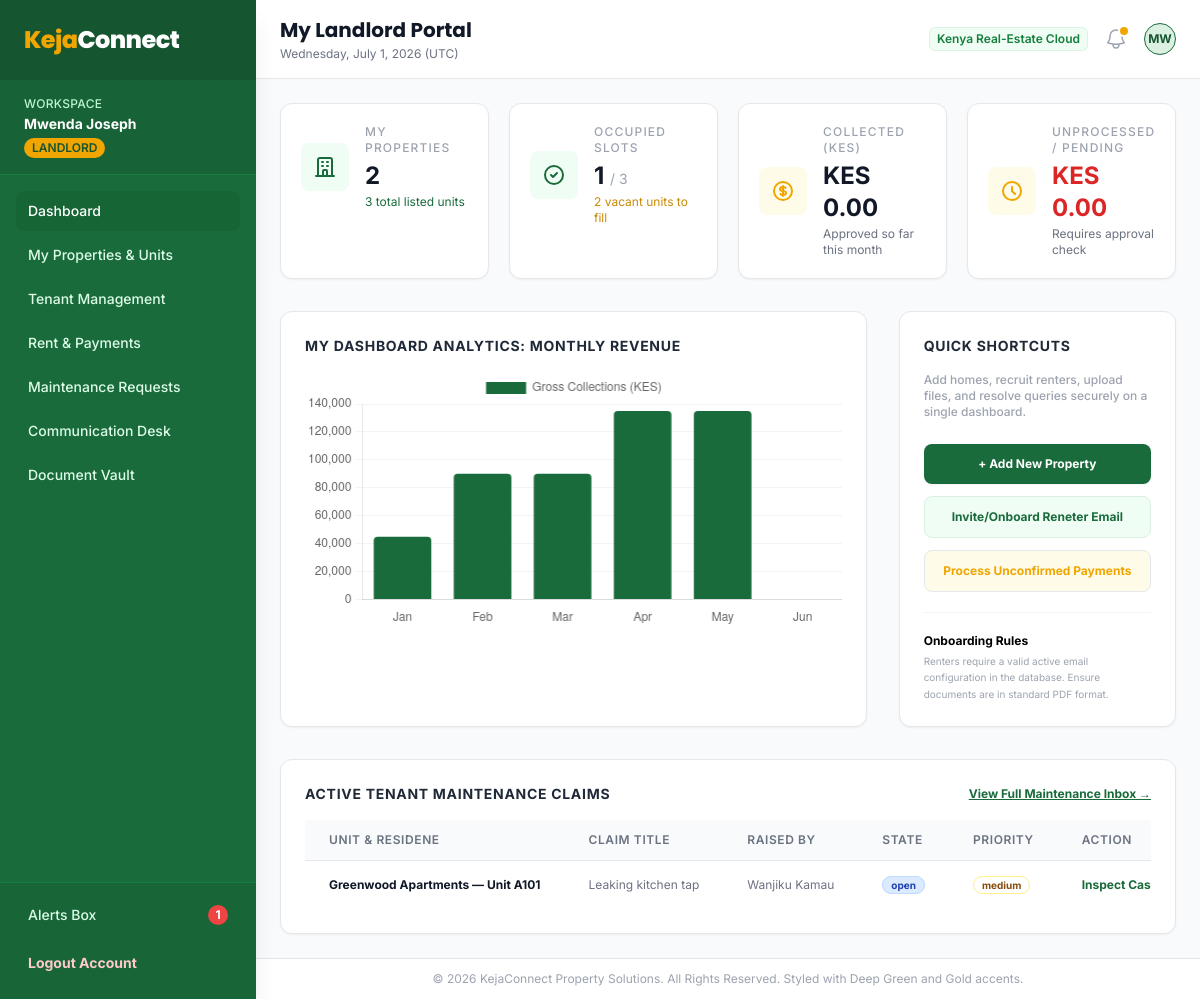
The page /landlord/dashboard.php (signed in) on the database its author committed.
### tables this page shows
CREATE TABLE IF NOT EXISTS `maintenance_requests` (
  `id` INT AUTO_INCREMENT PRIMARY KEY,
  `tenancy_id` INT NOT NULL,
  `unit_id` INT NOT NULL,
  `tenant_id` INT NOT NULL,
  `landlord_id` INT NOT NULL,
  `title` VARCHAR(150) NOT NULL,
  `description` TEXT NOT NULL,
  `priority` ENUM('low', 'medium', 'high', 'urgent') NOT NULL DEFAULT 'medium',
  `category` ENUM('plumbing', 'electrical', 'structural', 'cleaning', 'other') NOT NULL DEFAULT 'other',
  `status` ENUM('open', 'in_progress', 'resolved', 'closed') NOT NULL DEFAULT 'open',
  `landlord_notes` TEXT NULL,
  `photos` JSON NULL,  
  `created_at` TIMESTAMP DEFAULT CURRENT_TIMESTAMP,
  `resolved_at` TIMESTAMP NULL ON UPDATE CURRENT_TIMESTAMP,
  FOREIGN KEY (`tenancy_id`) REFERENCES `tenancies` (`id`) ON DELETE CASCADE,
  FOREIGN KEY (`unit_id`) REFERENCES `units` (`id`) ON DELETE CASCADE,
  FOREIGN KEY (`tenant_id`) REFERENCES `users` (`id`) ON DELETE CASCADE,
  FOREIGN KEY (`landlord_id`) REFERENCES `users` (`id`) ON DELETE CASCADE,
  INDEX `idx_m_tenancy` (`tenancy_id`),
  INDEX `idx_m_landlord` (`landlord_id`),
  INDEX `idx_m_status` (`status`)
);

CREATE TABLE IF NOT EXISTS `properties` (
  `id` INT AUTO_INCREMENT PRIMARY KEY,
  `landlord_id` INT NOT NULL,
  `name` VARCHAR(100) NOT NULL,
  `address` VARCHAR(255) NOT NULL,
  `county` VARCHAR(100) NOT NULL,
  `property_type` ENUM('apartment', 'bedsitter', 'studio', 'maisonette', 'bungalow') NOT NULL,
  `total_units` INT NOT NULL DEFAULT 1,
  `description` TEXT NULL,
  `amenities` TEXT NULL,  
  `photos` JSON NULL,     
  `status` ENUM('active', 'inactive') NOT NULL DEFAULT 'active',
  `created_at` TIMESTAMP DEFAULT CURRENT_TIMESTAMP,
  FOREIGN KEY (`landlord_id`) REFERENCES `users` (`id`) ON DELETE CASCADE,
  INDEX `idx_landlord` (`landlord_id`)
);

CREATE TABLE IF NOT EXISTS `units` (
  `id` INT AUTO_INCREMENT PRIMARY KEY,
  `property_id` INT NOT NULL,
  `unit_number` VARCHAR(50) NOT NULL,
  `floor` INT NOT NULL DEFAULT 0,
  `bedrooms` INT NOT NULL DEFAULT 0,
  `bathrooms` INT NOT NULL DEFAULT 0,
  `rent_amount` DECIMAL(10, 2) NOT NULL,
  `deposit_amount` DECIMAL(10, 2) NOT NULL,
  `status` ENUM('vacant', 'occupied', 'maintenance') NOT NULL DEFAULT 'vacant',
  `created_at` TIMESTAMP DEFAULT CURRENT_TIMESTAMP,
  FOREIGN KEY (`property_id`) REFERENCES `properties` (`id`) ON DELETE CASCADE,
  INDEX `idx_property` (`property_id`),
  INDEX `idx_unit_status` (`status`)
);

CREATE TABLE IF NOT EXISTS `users` (
  `id` INT AUTO_INCREMENT PRIMARY KEY,
  `full_name` VARCHAR(100) NOT NULL,
  `email` VARCHAR(100) NOT NULL UNIQUE,
  `password` VARCHAR(255) NOT NULL,
  `phone` VARCHAR(20) NOT NULL,
  `role` ENUM('admin', 'landlord', 'tenant') NOT NULL,
  `status` ENUM('active', 'suspended') NOT NULL DEFAULT 'active',
  `profile_photo` VARCHAR(255) NULL,
  `created_at` TIMESTAMP DEFAULT CURRENT_TIMESTAMP,
  INDEX `idx_role` (`role`),
  INDEX `idx_status` (`status`)
);

### includes/functions.php (called while the page is built, shortened)
<?php
function sanitize($data) {
    return htmlspecialchars(trim($data), ENT_QUOTES, 'UTF-8');
}
function format_money($amount) {
    return 'KES ' . number_format($amount, 2);
}
function get_status_badge_class($status) {
    $status = strtolower($status);
    switch ($status) {
        case 'pending':
        case 'in_progress':
        case 'medium':
        case 'maintenance':
            return 'bg-yellow-105 text-yellow-800 border-yellow-200';
        case 'open':
        case 'vacant':
        case 'low':
        default:
            return 'bg-blue-100 text-blue-800 border-blue-200';
    }
}

### landlord/dashboard.php (the view, shortened to what this page needs)
<?php
require_once __DIR__ . '/../includes/functions.php';
$landlord_id = $_SESSION['user_id'];
$db = get_db_connection();
$stmt_prop = $db->prepare("SELECT COUNT(*) FROM properties WHERE landlord_id = ?");
$stmt_prop->execute([$landlord_id]);
$my_properties = (int) $stmt_prop->fetchColumn();
$stmt_units_all = $db->prepare("
    SELECT COUNT(u.id)
    FROM units u
    INNER JOIN properties p ON u.property_id = p.id
    WHERE p.landlord_id = ?
");
$stmt_units_all->execute([$landlord_id]);
$my_units_total = (int) $stmt_units_all->fetchColumn();
$stmt_occ = $db->prepare("
    SELECT COUNT(u.id)
    FROM units u
    INNER JOIN properties p ON u.property_id = p.id
    WHERE p.landlord_id = ? AND u.status = 'occupied'
");
$stmt_occ->execute([$landlord_id]);
$my_units_occupied = (int) $stmt_occ->fetchColumn();
$my_units_vacant = $my_units_total - $my_units_occupied;
$current_month = date('Y-m');
$stmt_coll = $db->prepare("SELECT SUM(amount) FROM payments WHERE landlord_id = ? AND month_paid_for = ? AND status = 'confirmed'");
$stmt_coll->execute([$landlord_id, $current_month]);
$collected_this_month = (float) $stmt_coll->fetchColumn();
$stmt_pend = $db->prepare("SELECT SUM(amount) FROM payments WHERE landlord_id = ? AND month_paid_for = ? AND status = 'pending'");
$stmt_pend->execute([$landlord_id, $current_month]);
$pending_this_month = (float) $stmt_pend->fetchColumn();
$stmt_maint = $db->prepare("
    SELECT m.*, u.unit_number, p.name as prop_name, t.full_name as tenant_name
    FROM maintenance_requests m
    INNER JOIN units u ON m.unit_id = u.id
    INNER JOIN properties p ON u.property_id = p.id
    INNER JOIN users t ON m.tenant_id = t.id
    WHERE m.landlord_id = ?
    ORDER BY m.created_at DESC
    LIMIT 4
");
$stmt_maint->execute([$landlord_id]);
$recent_maint = $stmt_maint->fetchAll();
include __DIR__ . '/../includes/header.php';
?>
<div class="grid grid-cols-1 gap-5 sm:grid-cols-2 lg:grid-cols-4 mb-8">
    <div class="bg-white overflow-hidden shadow-sm rounded-xl border border-gray-150 p-5">
        <div class="flex items-center">
            <div class="flex-shrink-0 bg-green-50 p-3 rounded-lg text-brand-600">
                <svg class="h-6 w-6" fill="none" viewBox="0 0 24 24" stroke="currentColor">
                    <path stroke-linecap="round" stroke-linejoin="round" stroke-width="2" d="M19 21V5a2 2 0 00-2-2H7a2 2 0 00-2 2v16m14 0h2m-2 0h-5m-9 0H3m2 0h5M9 7h1m-1 4h1m4-4h1m-1 4h1m-5 10v-5a1 1 0 011-1h2a1 1 0 011 1v5m-4 0h4" />
                </svg>
            </div>
            <div class="ml-4">
                <p class="text-xs font-medium text-gray-400 uppercase tracking-widest">My Properties</p>
                <h3 class="text-2xl font-bold text-gray-900 mt-1"><?php echo $my_properties; ?></h3>
                <p class="text-xs text-brand-600 mt-0.5"><?php echo $my_units_total; ?> total listed units</p>
            </div>
        </div>
    </div>
    <div class="bg-white overflow-hidden shadow-sm rounded-xl border border-gray-150 p-5">
        <div class="flex items-center">
            <div class="flex-shrink-0 bg-green-50 p-3 rounded-lg text-brand-600">
                <svg class="h-6 w-6" fill="none" viewBox="0 0 24 24" stroke="currentColor">
                    <path stroke-linecap="round" stroke-linejoin="round" stroke-width="2" d="M9 12l2 2 4-4m6 2a9 9 0 11-18 0 9 9 0 0118 0z" />
                </svg>
            </div>
            <div class="ml-4">
                <p class="text-xs font-medium text-gray-400 uppercase tracking-widest">Occupied Slots</p>
                <h3 class="text-2xl font-bold text-gray-900 mt-1"><?php echo $my_units_occupied; ?> <span class="text-sm font-normal text-gray-400">/ <?php echo $my_units_total; ?></span></h3>
                <p class="text-xs text-yellow-600 mt-0.5"><?php echo $my_units_vacant; ?> vacant units to fill</p>
            </div>
        </div>
    </div>
    <div class="bg-white overflow-hidden shadow-sm rounded-xl border border-gray-150 p-5">
        <div class="flex items-center">
            <div class="flex-shrink-0 bg-yellow-50 p-3 rounded-lg text-brand-accent">
            </div>
            <div class="ml-4">
                <p class="text-xs font-medium text-gray-400 uppercase tracking-widest">Collected (KES)</p>
                <h3 class="text-2xl font-bold text-gray-900 mt-1"><?php echo format_money($collected_this_month); ?></h3>
                <p class="text-xs text-gray-500 mt-0.5">Approved so far this month</p>
            </div>
        </div>
    </div>
    <div class="bg-white overflow-hidden shadow-sm rounded-xl border border-gray-150 p-5">
        <div class="flex items-center">
            <div class="flex-shrink-0 bg-yellow-50 p-3 rounded-lg text-brand-accent">
                <svg class="h-6 w-6" fill="none" viewBox="0 0 24 24" stroke="currentColor">
                    <path stroke-linecap="round" stroke-linejoin="round" stroke-width="2" d="M12 8v4l3 3m6-3a9 9 0 11-18 0 9 9 0 0118 0z" />
                </svg>
            </div>
            <div class="ml-4">
                <p class="text-xs font-medium text-gray-400 uppercase tracking-widest">Unprocessed / Pending</p>
                <h3 class="text-2xl font-bold text-red-600 mt-1"><?php echo format_money($pending_this_month); ?></h3>
                <p class="text-xs text-gray-500 mt-0.5">Requires approval check</p>
            </div>
        </div>
    </div>
</div>
<div class="grid grid-cols-1 lg:grid-cols-3 gap-8 mb-8">
    <div class="bg-white p-6 shadow-sm rounded-xl border border-gray-150 lg:col-span-2">
        <h3 class="text-sm font-bold text-gray-800 uppercase tracking-wider mb-4">My Dashboard Analytics: Monthly Revenue</h3>
        <div class="h-64 relative">
            <canvas id="landlordRevenueChart"></canvas>
        </div>
    </div>
    <div class="bg-white p-6 shadow-sm rounded-xl border border-gray-150 flex flex-col justify-between">
        <div>
            <h3 class="text-sm font-bold text-gray-800 uppercase tracking-wider mb-4">Quick Shortcuts</h3>
            <p class="text-xs text-gray-400 mb-6 font-medium">Add homes, recruit renters, upload files, and resolve queries securely on a single dashboard.</p>
            <div class="space-y-3">
                <a href="<?php echo BASE_URL; ?>/landlord/properties/" class="flex justify-center bg-brand-600 hover:bg-brand-700 text-white font-bold py-3 text-xs rounded-lg shadow-sm transition-all">
                    + Add New Property
                </a>
                <a href="<?php echo BASE_URL; ?>/landlord/tenants/" class="flex justify-center bg-green-50 hover:bg-green-100 text-brand-600 font-bold py-3 text-xs rounded-lg border border-brand-100 transition-all">
                    Invite/Onboard Reneter Email
                </a>
                <a href="<?php echo BASE_URL; ?>/landlord/payments/" class="flex justify-center bg-yellow-50 hover:bg-yellow-101 text-brand-accent font-bold py-3 text-xs rounded-lg border border-yellow-150 transition-all">
                    Process Unconfirmed Payments
                </a>
            </div>
        </div>
        <div class="border-t border-gray-100 pt-5 mt-5">
            <h5 class="text-xs font-bold text-gray-650">Onboarding Rules</h5>
            <p class="text-[10px] text-gray-400 leading-relaxed mt-1">Renters require a valid active email configuration in the database. Ensure documents are in standard PDF format.</p>
        </div>
    </div>
</div>
<div class="bg-white shadow-sm border border-gray-150 rounded-xl p-6 overflow-hidden">
    <div class="flex items-center justify-between mb-4">
        <h3 class="font-bold text-gray-800 text-sm uppercase tracking-wider">Active Tenant Maintenance Claims</h3>
        <a href="<?php echo BASE_URL; ?>/landlord/maintenance/" class="text-xs font-bold text-brand-600 hover:text-brand-700 underline">View Full Maintenance Inbox &rarr;</a>
    </div>
    <div class="overflow-x-auto">
        <table class="min-w-full divide-y divide-gray-200">
            <thead class="bg-slate-50">
                <tr>
                    <th class="px-6 py-3 text-left text-xs font-semibold text-gray-500 uppercase tracking-wider">Unit & Residene</th>
                    <th class="px-6 py-3 text-left text-xs font-semibold text-gray-500 uppercase tracking-wider">Claim Title</th>
                    <th class="px-6 py-3 text-left text-xs font-semibold text-gray-500 uppercase tracking-wider">Raised By</th>
                    <th class="px-6 py-3 text-left text-xs font-semibold text-gray-500 uppercase tracking-wider">State</th>
                    <th class="px-6 py-3 text-left text-xs font-semibold text-gray-500 uppercase tracking-wider">Priority</th>
                    <th class="px-6 py-3 text-left text-xs font-semibold text-gray-500 uppercase tracking-wider">Action</th>
                </tr>
            </thead>
            <tbody class="divide-y divide-gray-150 bg-white">
                <?php if (count($recent_maint) === 0): ?>
                    <tr>
                        <td colspan="6" class="px-6 py-8 text-center text-sm text-gray-500">No active reports received. Great job maintainining infrastructure!</td>
                    </tr>
                <?php else: ?>
                    <?php foreach ($recent_maint as $m): ?>
                        <tr>
                            <td class="px-6 py-4 whitespace-nowrap text-xs text-gray-900 font-bold"><?php echo sanitize($m['prop_name']) . " — Unit " . sanitize($m['unit_number']); ?></td>
                            <td class="px-6 py-4 whitespace-nowrap text-xs text-gray-500"><?php echo sanitize($m['title']); ?></td>
                            <td class="px-6 py-4 whitespace-nowrap text-xs text-gray-500"><?php echo sanitize($m['tenant_name']); ?></td>
                            <td class="px-6 py-4 whitespace-nowrap text-xs">
                                <span class="px-2 py-0.5 rounded-full text-[10px] font-bold border <?php echo get_status_badge_class($m['status']); ?>">
                                    <?php echo sanitize($m['status']); ?>
                                </span>
                            </td>
                            <td class="px-6 py-4 whitespace-nowrap text-xs">
                                <span class="px-2 py-0.5 rounded-full text-[10px] font-bold border <?php echo get_status_badge_class($m['priority']); ?>">
                                    <?php echo sanitize($m['priority']); ?>
                                </span>
                            </td>
                            <td class="px-6 py-4 whitespace-nowrap text-xs">
                                <a href="<?php echo BASE_URL; ?>/landlord/maintenance/view.php?id=<?php echo $m['id']; ?>" class="text-brand-600 hover:text-brand-700 font-bold hover:underline">Inspect Case &rarr;</a>
                            </td>
                        </tr>
                    <?php endforeach; ?>
                <?php endif; ?>
            </tbody>
        </table>
    </div>
</div>
<script>
document.addEventListener("DOMContentLoaded", function() {
    const ctx = document.getElementById('landlordRevenueChart').getContext('2d');
    new Chart(ctx, {
        type: 'bar',
        data: {
            labels: ['Jan', 'Feb', 'Mar', 'Apr', 'May', 'Jun'],
            datasets: [{
                label: 'Gross Collections (KES)',
                data: [45000, 90000, 90000, 135000, 135000, <?php echo $collected_this_month; ?>],
                backgroundColor: '#1a6b3c',
                borderRadius: 4
            }]
        },
        options: {
            responsive: true,
            maintainAspectRatio: false,
            scales: {
                y: { beginAtZero: true, grid: { color: '#f3f4f6' } },
                x: { grid: { display: false } }
            }
        }
    });
});
</script>
<?php include __DIR__ . '/../includes/footer.php'; ?>

### includes/header.php (style rules this page uses)
body { font-family: 'Inter', sans-serif; }

### rows shown on the page
maintenance_requests: properties.name "Greenwood Apartments", unit.unit_number "A101", title "Leaking kitchen tap", tenant.full_name "Wanjiku Kamau", status "open", priority "medium"

### other values the page prints
$user_name "Mwenda Joseph"
$user_role "LANDLORD"
$unread_notices "1"
$page_heading "My Landlord Portal"
substr($user_name, 0, 2) "MW"
$my_properties "2"
$my_units_total "3"
$my_units_occupied "1"
$my_units_vacant "2"
format_money($collected_this_month) "KES 0.00"
format_money($pending_this_month) "KES 0.00"
APP_COMPANY "KejaConnect Property Solutions"
